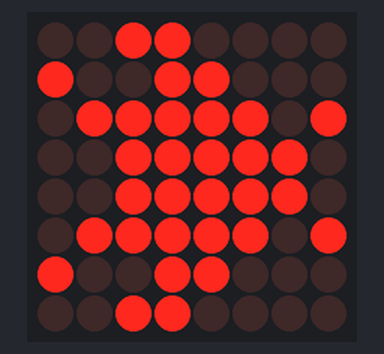
Recording of a program running on a simulated Raspberry Pi Pico running MicroPython. Shown: 8×8 LED matrix. Which way up the LED matrix modules are mounted is assumed.

Above: at 0.1 s.

The program:

max7219_space_invaders.py
```python
# MicroPython: MAX7219 8x8 LED matrix - Space Invaders (rotated 90°)
# Wiring: CLK->GP2, CS->GP1, DIN(DOUT)->GP0

import time
import framebuf
from machine import Pin, SoftSPI
import max7219

NUM_MATRICES = 1

spi = SoftSPI(baudrate=1000000, polarity=0, phase=0, sck=Pin(2), mosi=Pin(0), miso=Pin(4))
cs = Pin(1)

display = max7219.Matrix8x8(spi, cs, NUM_MATRICES)
display.brightness(6)

width = 8 * NUM_MATRICES
_temp = bytearray(8 * NUM_MATRICES)
_temp_fb = framebuf.FrameBuffer(_temp, width, 8, framebuf.MONO_HLSB)

def rotate_90():
    _temp_fb.fill(0)
    for x in range(8):
        for y in range(8):
            _temp_fb.pixel(x, y, display.pixel(y, 7 - x))
    display.buffer[:] = _temp

# Space Invaders 8x8 sprite (classic)
INVADER = [
    0b00100100,
    0b00011000,
    0b00111100,
    0b01111110,
    0b11111111,
    0b10111101,
    0b00100100,
    0b01000010,
]

# Draw sprite into frame buffer
for y, row in enumerate(INVADER):
    for x in range(8):
        if row & (1 << (7 - x)):
            display.pixel(x, y, 1)

rotate_90()
display.show()

# keep it visible
while True:
    time.sleep(1)
```
